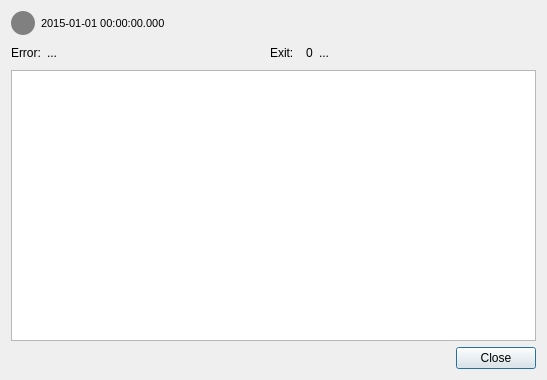
<?xml version="1.0" encoding="UTF-8"?>
<ui version="4.0">
 <class>SimplePTTCommandOutputDialog</class>
 <widget class="QDialog" name="SimplePTTCommandOutputDialog">
  <property name="geometry">
   <rect>
    <x>0</x>
    <y>0</y>
    <width>547</width>
    <height>380</height>
   </rect>
  </property>
  <property name="font">
   <font>
    <family>Liberation Sans</family>
    <pointsize>9</pointsize>
   </font>
  </property>
  <property name="windowTitle">
   <string>Simple PTT command output</string>
  </property>
  <property name="windowIcon">
   <iconset>
    <normaloff>:/sdrangel_icon.png</normaloff>:/sdrangel_icon.png</iconset>
  </property>
  <layout class="QVBoxLayout" name="verticalLayout">
   <item>
    <layout class="QHBoxLayout" name="processLayout">
     <item>
      <widget class="QLabel" name="statusIndicator">
       <property name="sizePolicy">
        <sizepolicy hsizetype="Maximum" vsizetype="Maximum">
         <horstretch>0</horstretch>
         <verstretch>0</verstretch>
        </sizepolicy>
       </property>
       <property name="minimumSize">
        <size>
         <width>24</width>
         <height>24</height>
        </size>
       </property>
       <property name="toolTip">
        <string>Idle</string>
       </property>
       <property name="styleSheet">
        <string notr="true">QLabel { background-color: gray; border-radius: 12px; }</string>
       </property>
       <property name="text">
        <string/>
       </property>
      </widget>
     </item>
     <item>
      <widget class="QLabel" name="endTime">
       <property name="minimumSize">
        <size>
         <width>146</width>
         <height>0</height>
        </size>
       </property>
       <property name="font">
        <font>
         <family>Liberation Sans</family>
         <pointsize>8</pointsize>
        </font>
       </property>
       <property name="toolTip">
        <string>End time of last execution</string>
       </property>
       <property name="text">
        <string>2015-01-01 00:00:00.000</string>
       </property>
      </widget>
     </item>
     <item>
      <spacer name="horizontalSpacer">
       <property name="orientation">
        <enum>Qt::Horizontal</enum>
       </property>
       <property name="sizeHint" stdset="0">
        <size>
         <width>40</width>
         <height>20</height>
        </size>
       </property>
      </spacer>
     </item>
    </layout>
   </item>
   <item>
    <layout class="QHBoxLayout" name="errorExitLayout">
     <item>
      <widget class="QLabel" name="errorLabel">
       <property name="minimumSize">
        <size>
         <width>0</width>
         <height>23</height>
        </size>
       </property>
       <property name="text">
        <string>Error:</string>
       </property>
      </widget>
     </item>
     <item>
      <widget class="QLabel" name="errorText">
       <property name="sizePolicy">
        <sizepolicy hsizetype="Expanding" vsizetype="Preferred">
         <horstretch>0</horstretch>
         <verstretch>0</verstretch>
        </sizepolicy>
       </property>
       <property name="toolTip">
        <string>Process error status</string>
       </property>
       <property name="text">
        <string>...</string>
       </property>
      </widget>
     </item>
     <item>
      <widget class="QLabel" name="exitLabel">
       <property name="minimumSize">
        <size>
         <width>30</width>
         <height>23</height>
        </size>
       </property>
       <property name="text">
        <string>Exit:</string>
       </property>
      </widget>
     </item>
     <item>
      <widget class="QLabel" name="exitCode">
       <property name="sizePolicy">
        <sizepolicy hsizetype="Minimum" vsizetype="Preferred">
         <horstretch>0</horstretch>
         <verstretch>0</verstretch>
        </sizepolicy>
       </property>
       <property name="toolTip">
        <string>Return code</string>
       </property>
       <property name="text">
        <string>0</string>
       </property>
      </widget>
     </item>
     <item>
      <widget class="QLabel" name="exitText">
       <property name="sizePolicy">
        <sizepolicy hsizetype="Expanding" vsizetype="Preferred">
         <horstretch>0</horstretch>
         <verstretch>0</verstretch>
        </sizepolicy>
       </property>
       <property name="toolTip">
        <string>Process exit status</string>
       </property>
       <property name="text">
        <string>...</string>
       </property>
      </widget>
     </item>
    </layout>
   </item>
   <item>
    <widget class="QPlainTextEdit" name="logEdit">
     <property name="enabled">
      <bool>true</bool>
     </property>
     <property name="font">
      <font>
       <family>Monospace</family>
       <pointsize>9</pointsize>
      </font>
     </property>
     <property name="toolTip">
      <string>Output log (stdout + stderr)</string>
     </property>
     <property name="readOnly">
      <bool>true</bool>
     </property>
    </widget>
   </item>
   <item>
    <widget class="QDialogButtonBox" name="buttonBox">
     <property name="orientation">
      <enum>Qt::Horizontal</enum>
     </property>
     <property name="standardButtons">
      <set>QDialogButtonBox::Close</set>
     </property>
    </widget>
   </item>
  </layout>
 </widget>
 <tabstops>
  <tabstop>buttonBox</tabstop>
 </tabstops>
 <resources/>
 <connections>
  <connection>
   <sender>buttonBox</sender>
   <signal>accepted()</signal>
   <receiver>SimplePTTCommandOutputDialog</receiver>
   <slot>close()</slot>
   <hints>
    <hint type="sourcelabel">
     <x>273</x>
     <y>357</y>
    </hint>
    <hint type="destinationlabel">
     <x>273</x>
     <y>189</y>
    </hint>
   </hints>
  </connection>
  <connection>
   <sender>buttonBox</sender>
   <signal>rejected()</signal>
   <receiver>SimplePTTCommandOutputDialog</receiver>
   <slot>close()</slot>
   <hints>
    <hint type="sourcelabel">
     <x>273</x>
     <y>357</y>
    </hint>
    <hint type="destinationlabel">
     <x>273</x>
     <y>189</y>
    </hint>
   </hints>
  </connection>
 </connections>
</ui>
